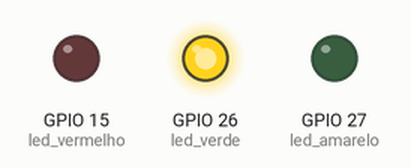
Simulated run of this program. Board: ESP32 board running MicroPython. Parts: output pins drawn as LEDs (lit = HIGH). Wiring (from the project's diagram.json): red LED on GPIO 15, yellow LED on GPIO 26, green LED on GPIO 27.

Above: at 1.5 s.
At 3.5 s:
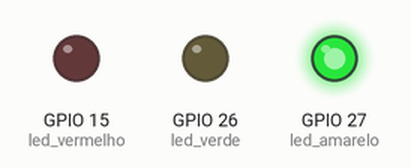
At 6.5 s:
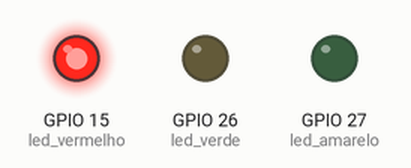
Timing chart, 0 to 11.7 s (numbered marks = the images above):
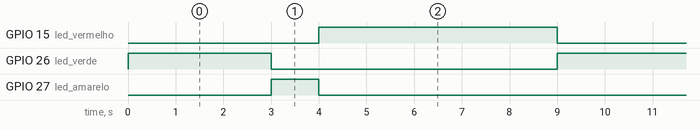

Measured:
- by itself, GPIO 15 (led_vermelho): alternates HIGH for 5.0 s and LOW for 4.0 s
- by itself, GPIO 26 (led_verde): alternates HIGH for 3.0 s and LOW for 6.0 s
- by itself, GPIO 27 (led_amarelo): alternates HIGH for 1.0 s and LOW for 8.0 s

The program:

main.py
```python
import machine
import time

led_vermelho = machine.Pin(15, machine.Pin.OUT)
led_amarelo = machine.Pin(27, machine.Pin.OUT)
led_verde = machine.Pin(26, machine.Pin.OUT)

while True:
  led_verde.value(1)
  time.sleep (3)
  led_verde.value (0)
  led_amarelo.value (1)
  time.sleep(1)
  led_amarelo.value(0)
  led_vermelho.value(1)
  time.sleep(5)
  led_vermelho.value(0)
```
